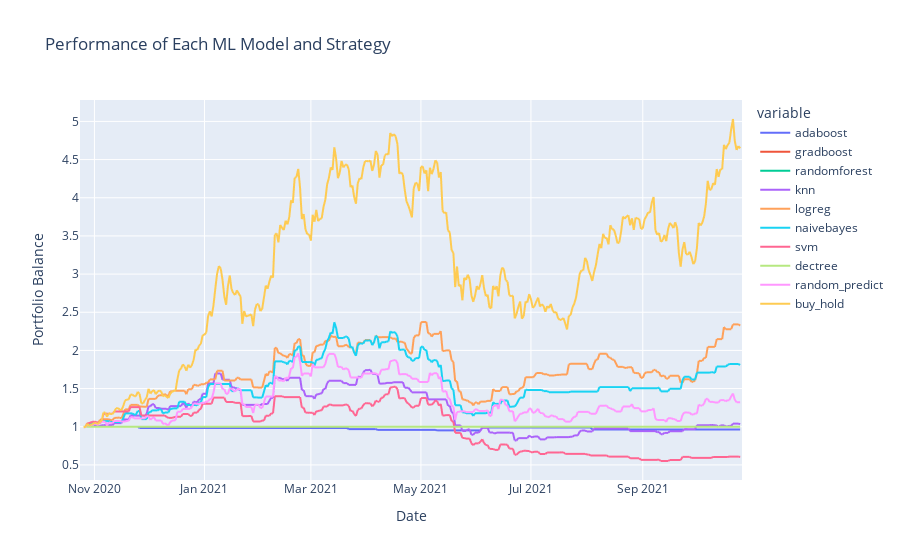

The code cell stored with this chart in its notebook:
### Markdown cell above
## Running the Backtest

### Code cell
# API Key
with open("../eodHistoricalData-API.txt", "r") as f:
    api_key = f.read()

# Backtest performance
performance = backtestModels("BTC-USD", 365, 100, api_key)

# Visualizing results
fig = px.line(
    performance,
    x=performance.index,
    y=performance.columns,
    title='Performance of Each ML Model and Strategy',
    labels={"value": "Portfolio Balance",
            "ds": "Date"}
)

fig.show()

### Figure 1 — Plotly figure (JSON) as saved in the notebook; plotly's stock layout.template omitted (floating-point values rounded to 4 significant figures; data arrays with more than 128 entries replaced by an {"elided": "..."} marker saying what was removed)
{"data": [{"hovertemplate": "variable=adaboost<br>Date=%{x}<br>Portfolio Balance=%{y}<extra></extra>", "legendgroup": "adaboost", "line": {"color": "#636efa", "dash": "solid"}, "mode": "lines", "name": "adaboost", "showlegend": true, "type": "scattergl", "x": {"elided": "368 str values"}, "xaxis": "x", "y": {"elided": "368 float values"}, "yaxis": "y"}, {"hovertemplate": "variable=gradboost<br>Date=%{x}<br>Portfolio Balance=%{y}<extra></extra>", "legendgroup": "gradboost", "line": {"color": "#EF553B", "dash": "solid"}, "mode": "lines", "name": "gradboost", "showlegend": true, "type": "scattergl", "x": {"elided": "368 str values"}, "xaxis": "x", "y": {"elided": "368 int values"}, "yaxis": "y"}, {"hovertemplate": "variable=randomforest<br>Date=%{x}<br>Portfolio Balance=%{y}<extra></extra>", "legendgroup": "randomforest", "line": {"color": "#00cc96", "dash": "solid"}, "mode": "lines", "name": "randomforest", "showlegend": true, "type": "scattergl", "x": {"elided": "368 str values"}, "xaxis": "x", "y": {"elided": "368 int values"}, "yaxis": "y"}, {"hovertemplate": "variable=knn<br>Date=%{x}<br>Portfolio Balance=%{y}<extra></extra>", "legendgroup": "knn", "line": {"color": "#ab63fa", "dash": "solid"}, "mode": "lines", "name": "knn", "showlegend": true, "type": "scattergl", "x": {"elided": "368 str values"}, "xaxis": "x", "y": {"elided": "368 float values"}, "yaxis": "y"}, {"hovertemplate": "variable=logreg<br>Date=%{x}<br>Portfolio Balance=%{y}<extra></extra>", "legendgroup": "logreg", "line": {"color": "#FFA15A", "dash": "solid"}, "mode": "lines", "name": "logreg", "showlegend": true, "type": "scattergl", "x": {"elided": "368 str values"}, "xaxis": "x", "y": {"elided": "368 float values"}, "yaxis": "y"}, {"hovertemplate": "variable=naivebayes<br>Date=%{x}<br>Portfolio Balance=%{y}<extra></extra>", "legendgroup": "naivebayes", "line": {"color": "#19d3f3", "dash": "solid"}, "mode": "lines", "name": "naivebayes", "showlegend": true, "type": "scattergl", "x": {"elided": "368 str values"}, "xaxis": "x", "y": {"elided": "368 float values"}, "yaxis": "y"}, {"hovertemplate": "variable=svm<br>Date=%{x}<br>Portfolio Balance=%{y}<extra></extra>", "legendgroup": "svm", "line": {"color": "#FF6692", "dash": "solid"}, "mode": "lines", "name": "svm", "showlegend": true, "type": "scattergl", "x": {"elided": "368 str values"}, "xaxis": "x", "y": {"elided": "368 float values"}, "yaxis": "y"}, {"hovertemplate": "variable=dectree<br>Date=%{x}<br>Portfolio Balance=%{y}<extra></extra>", "legendgroup": "dectree", "line": {"color": "#B6E880", "dash": "solid"}, "mode": "lines", "name": "dectree", "showlegend": true, "type": "scattergl", "x": {"elided": "368 str values"}, "xaxis": "x", "y": {"elided": "368 int values"}, "yaxis": "y"}, {"hovertemplate": "variable=random_predict<br>Date=%{x}<br>Portfolio Balance=%{y}<extra></extra>", "legendgroup": "random_predict", "line": {"color": "#FF97FF", "dash": "solid"}, "mode": "lines", "name": "random_predict", "showlegend": true, "type": "scattergl", "x": {"elided": "368 str values"}, "xaxis": "x", "y": {"elided": "368 float values"}, "yaxis": "y"}, {"hovertemplate": "variable=buy_hold<br>Date=%{x}<br>Portfolio Balance=%{y}<extra></extra>", "legendgroup": "buy_hold", "line": {"color": "#FECB52", "dash": "solid"}, "mode": "lines", "name": "buy_hold", "showlegend": true, "type": "scattergl", "x": {"elided": "368 str values"}, "xaxis": "x", "y": {"elided": "368 float values"}, "yaxis": "y"}], "layout": {"autosize": true, "legend": {"title": {"text": "variable"}, "tracegroupgap": 0}, "title": {"text": "Performance of Each ML Model and Strategy"}, "xaxis": {"anchor": "y", "autorange": true, "domain": [0, 1], "range": ["2020-10-24", "2021-10-26"], "title": {"text": "Date"}, "type": "date"}, "yaxis": {"anchor": "x", "autorange": true, "domain": [0, 1], "range": [0.3023, 5.281], "title": {"text": "Portfolio Balance"}, "type": "linear"}}}
